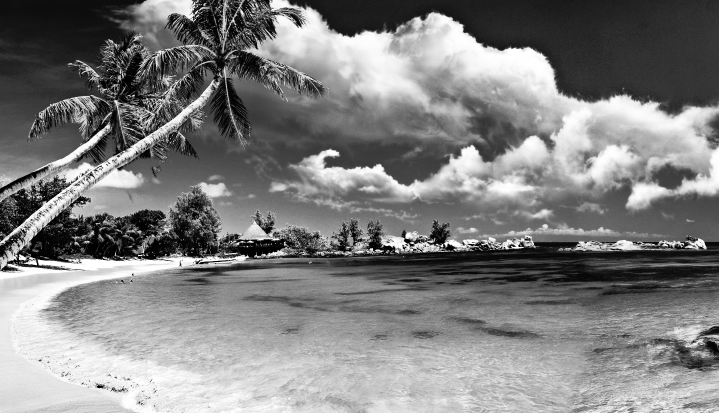
#> input picture DAY 9/equalized_image.png, 1437 x 826 px (shown at 1/2 size)
$ python day5_transformation.py --image '../DAY 9/equalized_image.png'
#> lines starting #> are read from the running program, lines starting #| are printed output that depends on the picture
# day5_transformations.py
# Complete guide to image transformations
from __future__ import print_function
import numpy as np
import argparse
import cv2
import imutils # Our custom utility module
print("=" * 70)
print("DAY 5: IMAGE TRANSFORMATIONS")
print("=" * 70)
# -----------------------------------------------------------
# SECTION 1: LOAD THE IMAGE
# -----------------------------------------------------------
print("\n[Section 1] Loading the image...")
ap = argparse.ArgumentParser()
ap.add_argument("-i", "--image", required=True,
 help="Path to the image")
args = vars(ap.parse_args())
image = cv2.imread(args["image"])
#> image is the input picture: shape (826, 1437, 3); min 0, max 255, mean 128.2
if image is None:
 print("ERROR: Could not load image!")
 exit()
height, width = image.shape[:2]
#> height = 826; width = 1437
print(f"Loaded image: {width} x {height} pixels")
#| Loaded image: 1437 x 826 pixels
cv2.imshow("Original Image", image)
cv2.waitKey(0)
# -----------------------------------------------------------------
# SECTION 2: TRANSLATION (SHIFTING)
# -----------------------------------------------------------------
print("\n[Section 2] Translation - Shifting the image...")
print(
    "Theory: Translation moves the image along X and Y axes."
    )
print("Matrix: [[1, 0, tx], [0, 1, ty]] where tx=right/left, ty=down/up")
# Method 1: Manual translation (to understand what happens)
print("\n--- Method 1: Manual translation ---")
# Shift right 50 pixels, down 100 pixels
M = np.float32([[1, 0, 50], [0, 1, 100]])
shifted_manual = cv2.warpAffine(image, M, (width, height))
cv2.imshow("Manual: Shifted Right 50, Down 100",
shifted_manual)
cv2.waitKey(0)
# Shift left 50 pixels, up 100 pixels
M = np.float32([[1, 0, -50], [0, 1, -100]])
shifted_manual = cv2.warpAffine(image, M, (width, height))
cv2.imshow("Manual: Shifted Left 50, Up 100", shifted_manual)
cv2.waitKey(0)
print("\n--- Method 2: Using our convenience function ---")
# Using imutils.translate
shifted = imutils.translate(image, 75, 50)
cv2.imshow("Convenience: Shifted Right 75, Down 50", shifted)
cv2.waitKey(0)
# Shift the image significantly to see what happens at edges
print("\n--- Edge Effects ---")
shifted_far = imutils.translate(image, 200, 150)
cv2.imshow("Shifted Far (notice black fill)", shifted_far)
cv2.waitKey(0)
print("Observation: Empty areas are filled with black (0)")
# -----------------------------------------------------------------
# SECTION 3: ROTATION
# -----------------------------------------------------------------
print("\n[Section 3] Rotation - Turning the image...")
print("Theory: Rotation spins the image around a center point.")
print("Positive angle = counter-clockwise, Negative = clockwise")
# Manual rotation
print("\n--- Manual Rotation ---")
# Get center point
center = (width // 2, height // 2)
#> center = (718, 413)
# Rotate by 45 degrees
M = cv2.getRotationMatrix2D(center, 45, 1.0)
rotated_45 = cv2.warpAffine(image, M, (width, height))
cv2.imshow("Manual: Rotated 45 Degrees CCW", rotated_45)
cv2.waitKey(0)
# Rotate by -90 degrees (clockwise 90)
M = cv2.getRotationMatrix2D(center, -90, 1.0)
rotated_90 = cv2.warpAffine(image, M, (width, height))
cv2.imshow("Manual: Rotated -90 Degrees (Clockwise)",
rotated_90)
cv2.waitKey(0)
print("\n--- Using Convenience Function ---")
# Using imutils.rotate
rotated_180 = imutils.rotate(image, 180)
cv2.imshow("Convenience: Rotated 180 Degrees", rotated_180)
cv2.waitKey(0)
# Rotate by small angles
for angle in [15, 30, 45, 60]:
 rotated = imutils.rotate(image, angle)
 cv2.imshow(f"Rotated {angle} Degrees", rotated)
 cv2.waitKey(0)
#> this loop made 4 passes
#> pass 2, `rotated = imutils.rotate(image, angle)`:
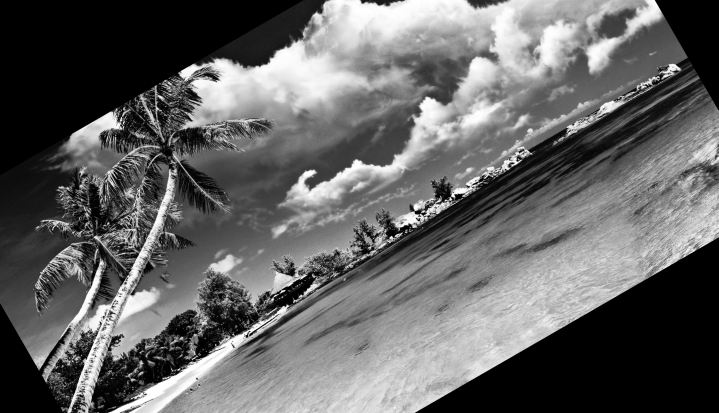
#> rotated: shape (826, 1437, 3) (shown at 1/2 size); min 0, max 255, mean 100
print("\n--- Rotation Around Different Points ---")
# Rotate around top-left corner
top_left = (0, 0)
M = cv2.getRotationMatrix2D(top_left, 30, 1.0)
#> M = [[0.866, 0.5, 0], [-0.5, 0.866, 0]]
rotated_tl = cv2.warpAffine(image, M, (width, height))
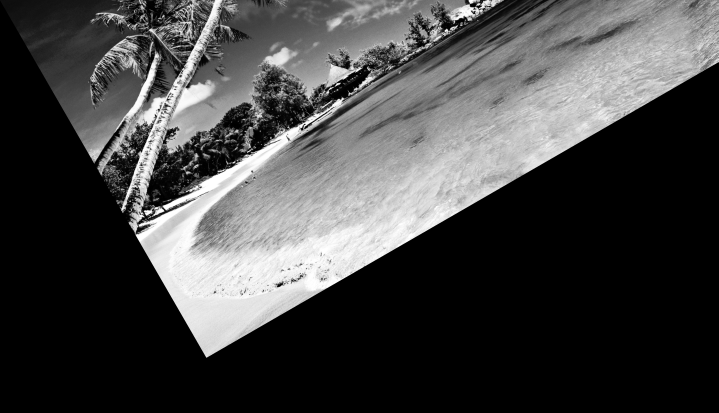
#> rotated_tl: shape (826, 1437, 3) (shown at 1/2 size); min 0, max 255, mean 69.1
cv2.imshow("Rotated Around Top-Left Corner", rotated_tl)
cv2.waitKey(0)
# Rotate around bottom-right corner
bottom_right = (width - 1, height - 1)
#> bottom_right = (1436, 825)
M = cv2.getRotationMatrix2D(bottom_right, 30, 1.0)
#> M = [[0.866, 0.5, -220.1], [-0.5, 0.866, 828.5]]
rotated_br = cv2.warpAffine(image, M, (width, height))
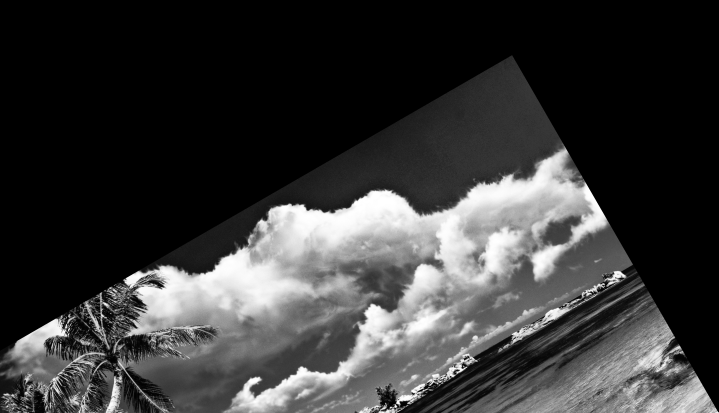
#> rotated_br: shape (826, 1437, 3) (shown at 1/2 size); min 0, max 255, mean 56.5
cv2.imshow("Rotated Around Bottom-Right Corner", rotated_br)
cv2.waitKey(0)
print("Observation: Rotation center dramatically changes result!")
# -----------------------------------------------------------------
# SECTION 4: RESIZING
# -----------------------------------------------------------------
print("\n[Section 4] Resizing - Changing dimensions...")
print("Theory: Important to maintain aspect ratio to avoid distortion!")
# Wrong way - distorting the image
print("\n--- WRONG: Distorting aspect ratio ---")
distorted = cv2.resize(image, (300, 300))
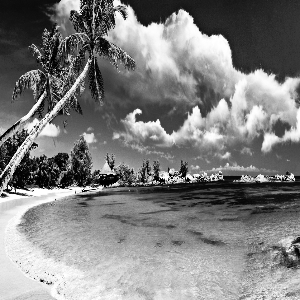
#> distorted: shape (300, 300, 3); min 0, max 255, mean 128.1
cv2.imshow("DISTORTED! (300x300 doesn't match original ratio)", distorted)
cv2.waitKey(0)
print("\n--- CORRECT: Maintaining aspect ratio ---")
# Resize by width (manually)
width_new = 200
ratio = width_new / width
#> ratio = 0.139
height_new = int(height * ratio)
#> height_new = 114
resized_manual = cv2.resize(image, (width_new, height_new))
print("Original: {width}x{height} → Resized: {width_new}x{height_new}")
cv2.imshow(f"Resized to width = {width_new} pixels",resized_manual)
cv2.waitKey(0)
# Resize by height (manually)
height_new = 150
ratio = height_new / height
#> ratio = 0.182
width_new = int(width * ratio)
#> width_new = 260
resized_manual = cv2.resize(image, (width_new, height_new))
#> resized_manual: shape (150, 260, 3)
print("Original: {width}x{height} → Resized: {width_new}x{height_new}")
cv2.imshow(f"Resized to height = {height_new} pixels",
resized_manual)
cv2.waitKey(0)
print("\n--- Using Convenience Function ---")
# Using imutils.resize
resized_width = imutils.resize(image, width=300)
cv2.imshow("Resized to width=300 (aspect ratio preserved)",
resized_width)
cv2.waitKey(0)
resized_height = imutils.resize(image, height=200)
cv2.imshow("Resized to height=200 (aspect ratio preserved)",
resized_height)
cv2.waitKey(0)
# Create multiple resized versions
print("\n--- Size Comparison ---")
sizes = [100, 200, 300, 400, 500]
resized_variants = []
for size in sizes:
 resized = imutils.resize(image, width=size)
 resized_variants.append(resized)
 cv2.imshow(f"Width = {size} pixels", resized)
 cv2.waitKey(0)
#> after the loop, resized_variants = 5 items
print("Observation: Smaller images lose detail but load faster!")
# -----------------------------------------------------------------
# SECTION 5: FLIPPING
# -----------------------------------------------------------------
print("\n[Section 5] Flipping - Mirroring the image...")
print("Theory: Flip codes: 1=horizontal, 0=vertical, -1=both")
# Horizontal flip (mirror left-right)
flipped_h = cv2.flip(image, 1)
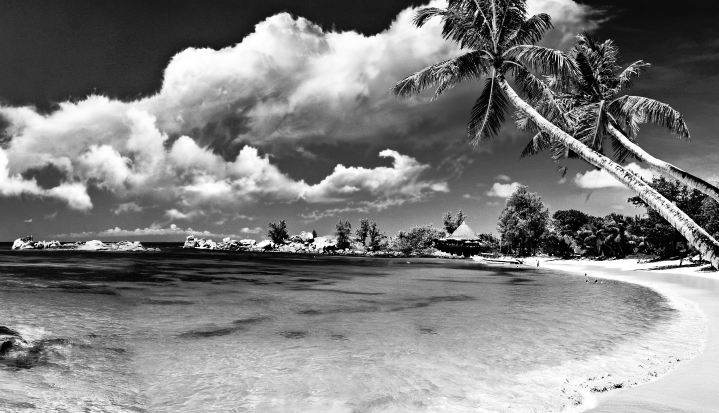
#> flipped_h: shape (826, 1437, 3) (shown at 1/2 size); min 0, max 255, mean 128.2
cv2.imshow("Horizontal Flip (Mirror)", flipped_h)
cv2.waitKey(0)
# Vertical flip (mirror top-bottom)
flipped_v = cv2.flip(image, 0)
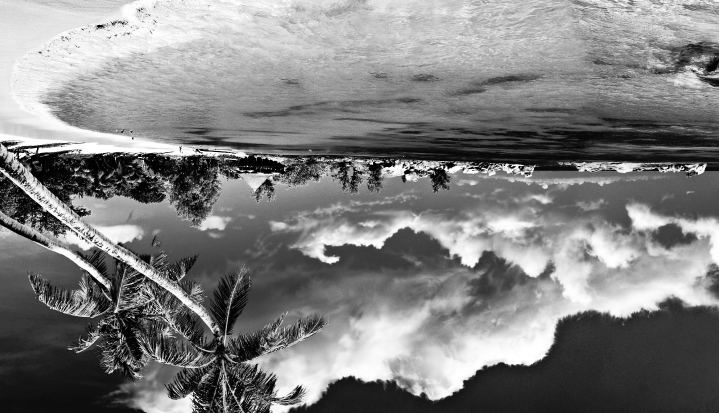
#> flipped_v: shape (826, 1437, 3) (shown at 1/2 size); min 0, max 255, mean 128.2
cv2.imshow("Vertical Flip (Upside Down)", flipped_v)
cv2.waitKey(0)
# Both flips (rotate 180 - different from rotation!)
flipped_both = cv2.flip(image, -1)
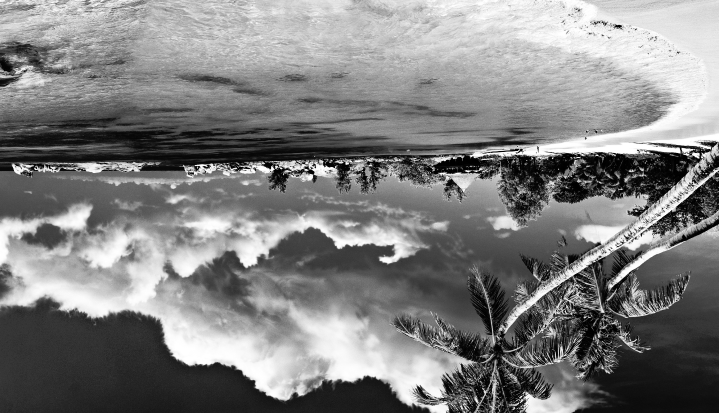
#> flipped_both: shape (826, 1437, 3) (shown at 1/2 size); min 0, max 255, mean 128.2
cv2.imshow("Both Flips (Horizontal + Vertical)",
flipped_both)
cv2.waitKey(0)
print("\n--- Using Convenience Function ---")
#> (the run stopped early here; a loop or call above may not have finished)
